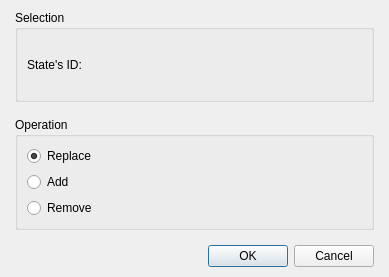
<?xml version="1.0" encoding="UTF-8"?>
<ui version="4.0">
 <class>DialogCommandChangeState</class>
 <widget class="QDialog" name="DialogCommandChangeState">
  <property name="geometry">
   <rect>
    <x>0</x>
    <y>0</y>
    <width>389</width>
    <height>277</height>
   </rect>
  </property>
  <property name="windowTitle">
   <string>Change state...</string>
  </property>
  <layout class="QGridLayout" name="gridLayout_3">
   <property name="leftMargin">
    <number>15</number>
   </property>
   <property name="topMargin">
    <number>10</number>
   </property>
   <property name="rightMargin">
    <number>15</number>
   </property>
   <property name="bottomMargin">
    <number>10</number>
   </property>
   <item row="0" column="0">
    <layout class="QVBoxLayout" name="verticalLayout_2">
     <property name="spacing">
      <number>15</number>
     </property>
     <item>
      <widget class="QGroupBox" name="groupBoxSelection">
       <property name="title">
        <string>Selection</string>
       </property>
       <layout class="QGridLayout" name="gridLayout_2">
        <property name="topMargin">
         <number>0</number>
        </property>
        <property name="bottomMargin">
         <number>0</number>
        </property>
        <item row="0" column="0">
         <layout class="QHBoxLayout" name="horizontalLayout" stretch="0,0,1">
          <item>
           <widget class="QLabel" name="labelStateID">
            <property name="text">
             <string>State's ID:</string>
            </property>
           </widget>
          </item>
          <item>
           <widget class="PanelPrimitiveValue" name="widgetStateId" native="true">
            <property name="minimumSize">
             <size>
              <width>250</width>
              <height>27</height>
             </size>
            </property>
            <property name="maximumSize">
             <size>
              <width>250</width>
              <height>27</height>
             </size>
            </property>
           </widget>
          </item>
          <item>
           <spacer name="horizontalSpacer">
            <property name="orientation">
             <enum>Qt::Horizontal</enum>
            </property>
            <property name="sizeHint" stdset="0">
             <size>
              <width>40</width>
              <height>20</height>
             </size>
            </property>
           </spacer>
          </item>
         </layout>
        </item>
       </layout>
      </widget>
     </item>
     <item>
      <widget class="QGroupBox" name="groupBoxOperation">
       <property name="title">
        <string>Operation</string>
       </property>
       <layout class="QGridLayout" name="gridLayout">
        <item row="0" column="0">
         <layout class="QHBoxLayout" name="horizontalLayout_2" stretch="0,1">
          <item>
           <layout class="QVBoxLayout" name="verticalLayout">
            <item>
             <widget class="QRadioButton" name="radioButtonReplace">
              <property name="text">
               <string>Replace</string>
              </property>
              <property name="checked">
               <bool>true</bool>
              </property>
             </widget>
            </item>
            <item>
             <widget class="QRadioButton" name="radioButtonAdd">
              <property name="text">
               <string>Add</string>
              </property>
             </widget>
            </item>
            <item>
             <widget class="QRadioButton" name="radioButtonRemove">
              <property name="text">
               <string>Remove</string>
              </property>
             </widget>
            </item>
           </layout>
          </item>
          <item>
           <spacer name="horizontalSpacer_2">
            <property name="orientation">
             <enum>Qt::Horizontal</enum>
            </property>
            <property name="sizeHint" stdset="0">
             <size>
              <width>40</width>
              <height>38</height>
             </size>
            </property>
           </spacer>
          </item>
         </layout>
        </item>
       </layout>
      </widget>
     </item>
     <item>
      <widget class="QDialogButtonBox" name="buttonBox">
       <property name="orientation">
        <enum>Qt::Horizontal</enum>
       </property>
       <property name="standardButtons">
        <set>QDialogButtonBox::Cancel|QDialogButtonBox::Ok</set>
       </property>
      </widget>
     </item>
    </layout>
   </item>
  </layout>
 </widget>
 <customwidgets>
  <customwidget>
   <class>PanelPrimitiveValue</class>
   <extends>QWidget</extends>
   <header>panelprimitivevalue.h</header>
   <container>1</container>
  </customwidget>
 </customwidgets>
 <resources/>
 <connections>
  <connection>
   <sender>buttonBox</sender>
   <signal>accepted()</signal>
   <receiver>DialogCommandChangeState</receiver>
   <slot>accept()</slot>
   <hints>
    <hint type="sourcelabel">
     <x>248</x>
     <y>254</y>
    </hint>
    <hint type="destinationlabel">
     <x>157</x>
     <y>274</y>
    </hint>
   </hints>
  </connection>
  <connection>
   <sender>buttonBox</sender>
   <signal>rejected()</signal>
   <receiver>DialogCommandChangeState</receiver>
   <slot>reject()</slot>
   <hints>
    <hint type="sourcelabel">
     <x>316</x>
     <y>260</y>
    </hint>
    <hint type="destinationlabel">
     <x>286</x>
     <y>274</y>
    </hint>
   </hints>
  </connection>
 </connections>
</ui>
